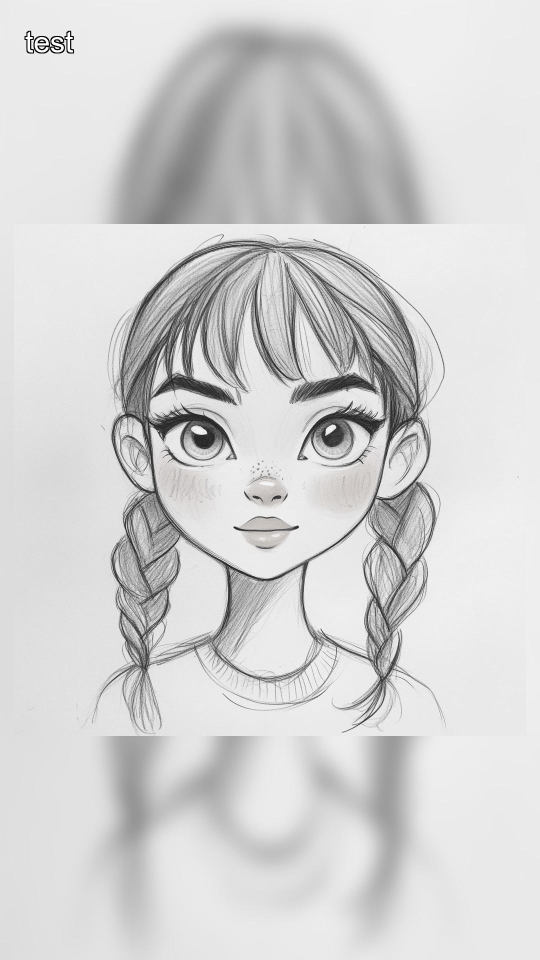
#> input picture cover.jpg, 1080 x 1920 px (shown at 1/2 size)
$ python -i main.py   (imports and definitions only)
#> lines starting #> are read from the running program, lines starting #| are printed output that depends on the picture
import os
import sys
from tkinter import filedialog, Tk, messagebox, simpledialog
from moviepy.editor import ImageSequenceClip, AudioFileClip, concatenate_videoclips, ColorClip, VideoFileClip, \
    CompositeVideoClip, vfx

from PIL import Image, ImageFont, ImageDraw, ImageFilter
import argparse
from enum import Enum

# Настройки по умолчанию
DEFAULT_OUTPUT = "output.mp4"
DEFAULT_DURATION = 4
DEFAULT_FPS = 30
BLUR_RADIUS = 20  # Радиус размытия фона
TRANSITION_DURATION = 0.5  # Длительность перехода в секундах


class TransitionType(Enum):
    FADE = 1
    SLIDE_RIGHT = 2
    SLIDE_DOWN = 3


# [89 lines left out: functions select_files, select_transition_type, create_cover, not called in this run]


def process_image(image_path, output_size=(1080, 1920)):
    """Обрабатывает изображение с размытым фоном"""
#> called with image_path = 'cover.jpg', output_size = (1080, 1920)
    img = Image.open(image_path)
#> img is the input picture: PIL image 1080x1920 RGB; mean R, G, B 210.9, 210.9, 210.8
    width, height = img.size
#> width = 1080; height = 1920
    target_width, target_height = output_size
    img_ratio = width / height
#> img_ratio = 0.562
    target_ratio = target_width / target_height

    if img_ratio > target_ratio:
        new_width = target_width
        new_height = int(target_width / img_ratio)
    else:
        new_height = target_height
        new_width = int(target_height * img_ratio)
#> new_width = 1080

    img = img.resize((width, height), Image.Resampling.LANCZOS)

    # Создаем размытый фон
    bg = img.copy()
    bg = bg.resize(output_size, Image.LANCZOS)
    bg = bg.filter(ImageFilter.GaussianBlur(BLUR_RADIUS))
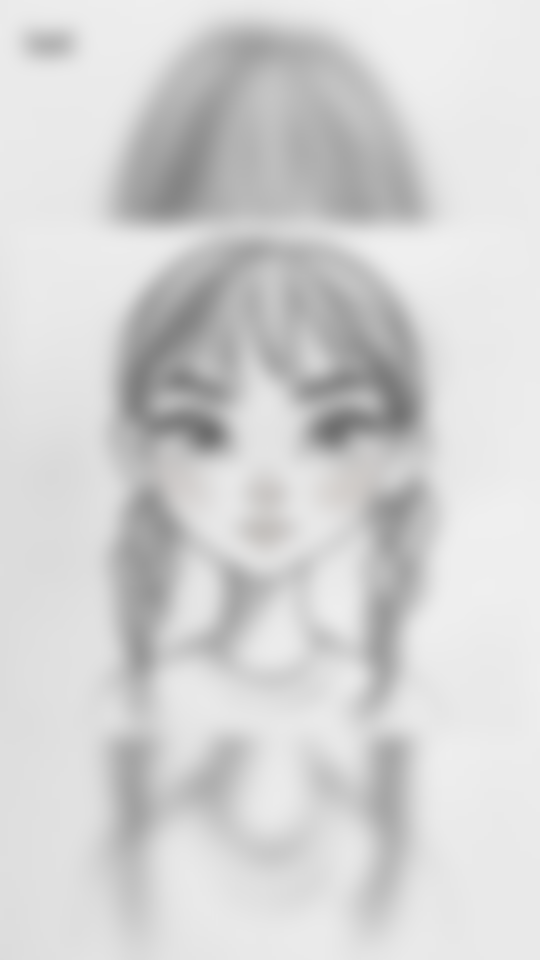
#> bg: PIL image 1080x1920 RGB (shown at 1/2 size); mean R, G, B 210.9, 210.9, 210.9

    # Размещаем оригинальное изображение по центру
    position = (
        (target_width - new_width) // 2,
        (target_height - new_height) // 2
    )
#> position = (0, 0)
    bg.paste(img, position)

    temp_path = f"temp_{os.path.basename(image_path)}"
    bg.save(temp_path)
    return temp_path


# [140 lines left out: functions apply_transition, create_video, main, not called in this run]


# [2 lines not run here, left out]

>>> result = process_image('cover.jpg')
